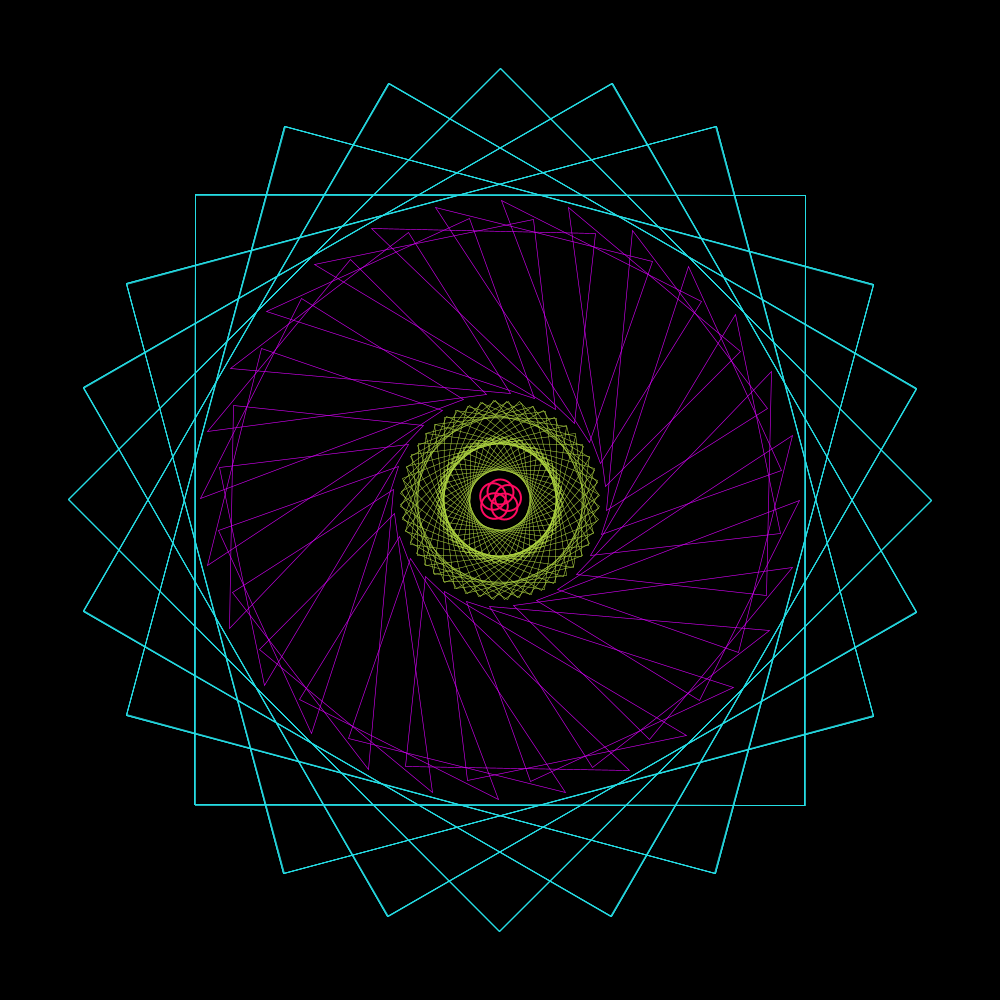
Frame 1 (no input)
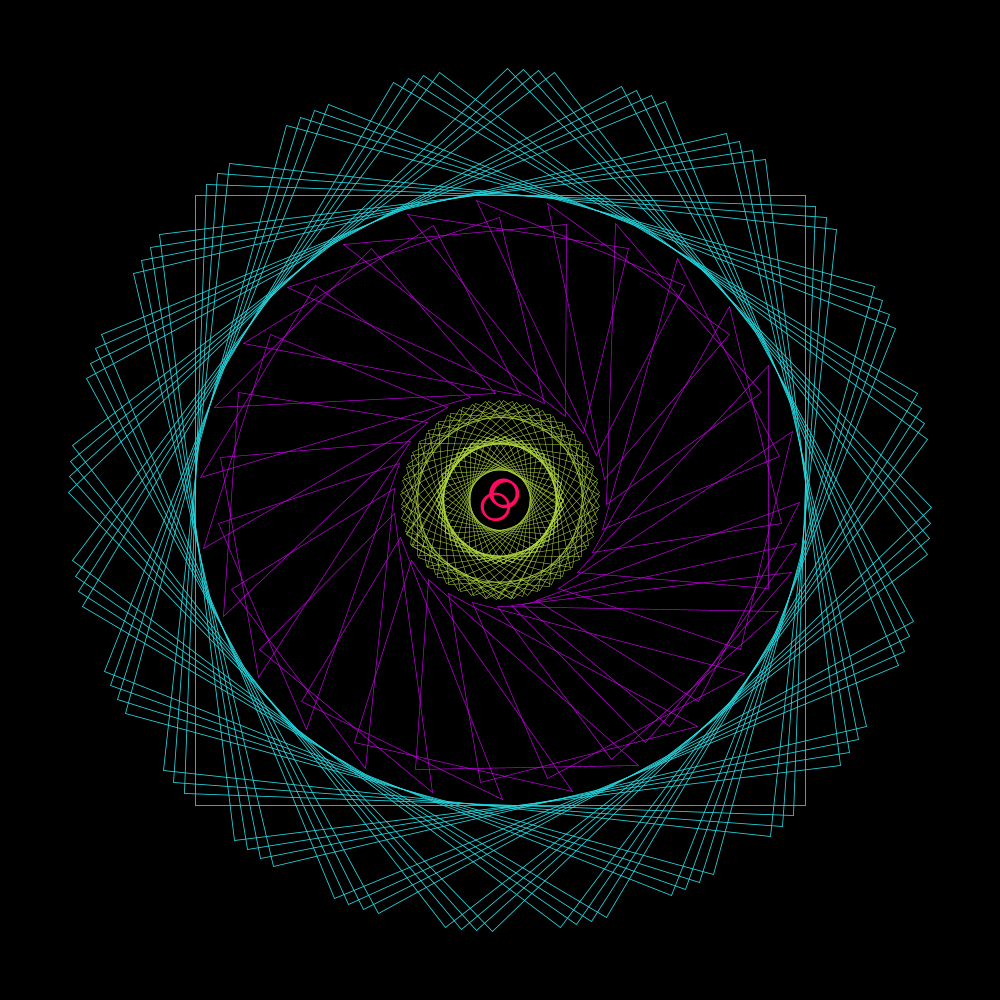
Frame 60 (the mouse pressed at the canvas centre just before this capture)
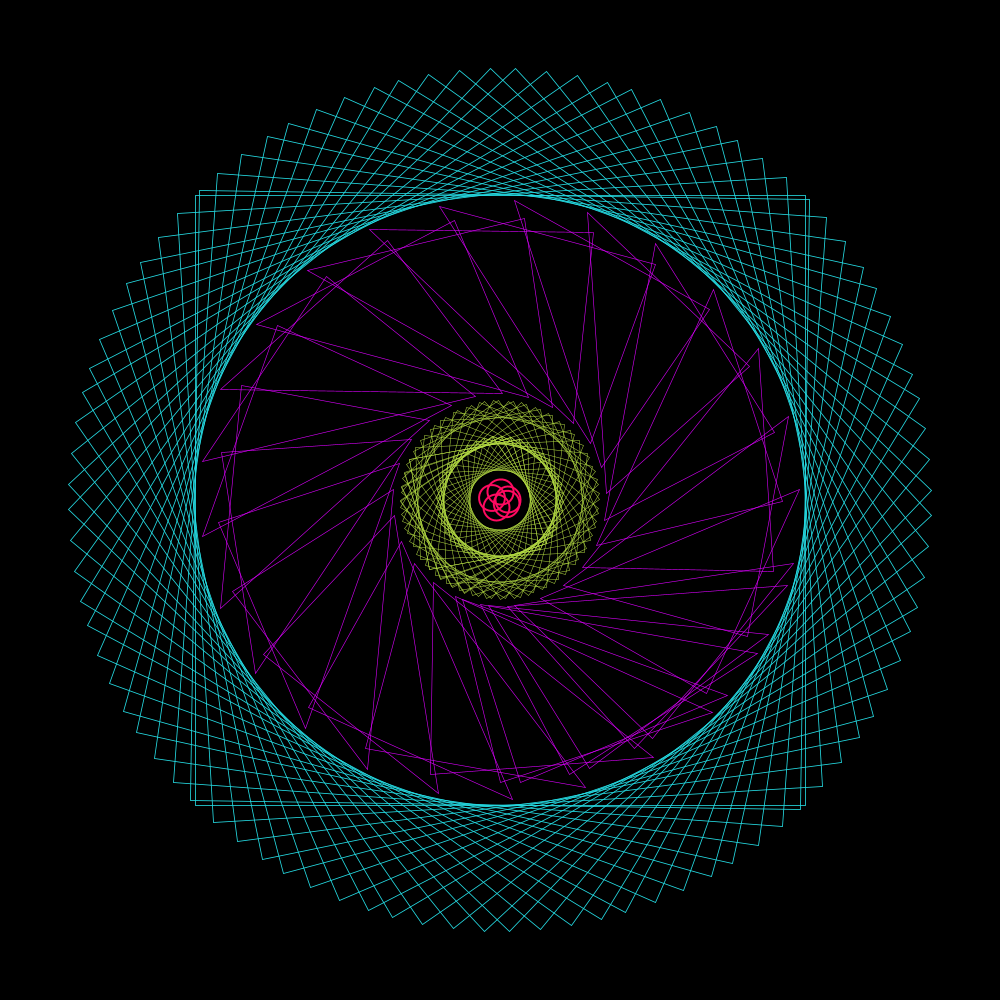
Frame 120 (the mouse held since frame 60 and released just before this capture)

The Processing sketch that drew these frames (run headless with seeded random() and noise(); from frame 60 on, the mouse is pressed at the canvas centre):

// Processing sketch: Assignment_2_Loops
// ── Assignment_2_Loops.pde
void setup() {
  size(1000, 1000);
  rectMode(CENTER);
  ellipseMode(CENTER);
  println("This is the eye of the universe");
}

void draw() {
  background(0);
  noFill();
  translate(width/2, height/2);

  //Blue Arc
  strokeWeight(0.8);
  stroke(#25DDE5);
  for (float y = 0.0; y < 24; y += 1.0) {
    translate(0, 0);
    square(0, 0, 610);
    rotate (TAU / 24 + frameCount * 0.0001);
  }
  // Purple Arc
  strokeWeight(0.6);
  stroke(#DA00FC);
  for (float y = 0.0; y < 28; y += 1.0) {
    translate(0, 0);
    triangle(37, 100, 200, 200, 300, 0);
    rotate (TAU / 28 + frameCount * 0.0002);
  }
  strokeWeight(0.5);
  //Green Arc
  stroke(#B4DB42);
  for (float y = 0.0; y < 48; y += 1.0) {
    translate(0, 0);
    square(0, 26, 112);
    rotate (TAU / 48 + frameCount * 0.0001);
  }
  strokeWeight(2.00);
  //Center
  stroke(#FF0A60);
  for (float y = 0.0; y < 5; y += 1.0) {
    translate(0, 0);
    circle(0, -8, -26);
    rotate (TAU / 5 + frameCount * 0.0300);
  }
  //Saves a picture of the image
  if (frameCount == 60) {
    String filename = "output";
    save(filename + ".png");
    print("canvas saved as " + filename + ".png");
  }
}
